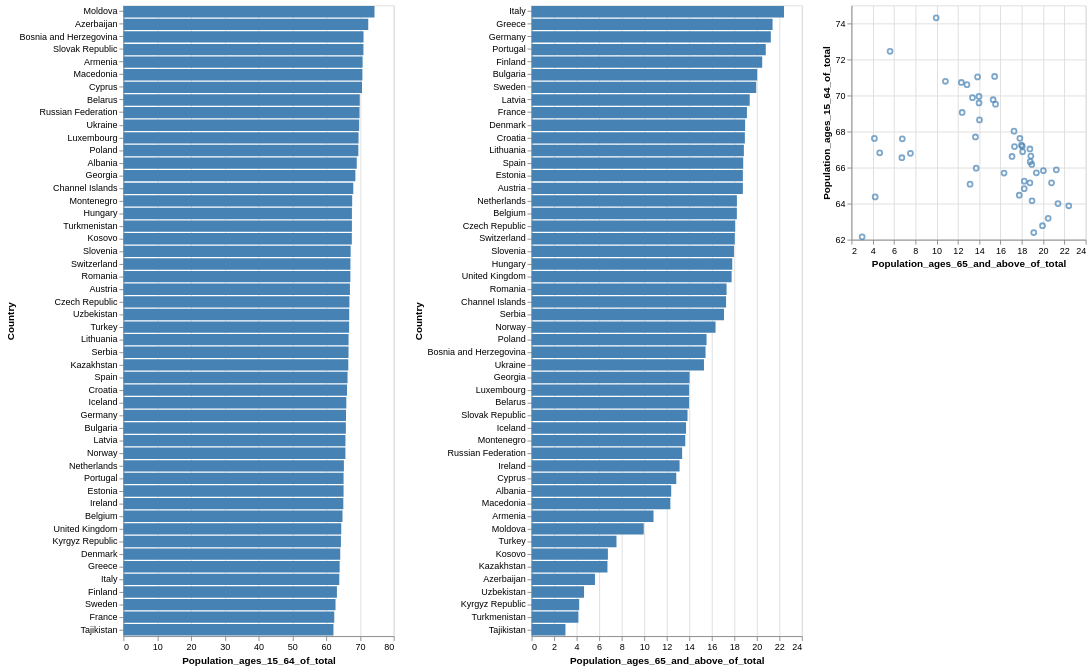

Vega-Lite specification for this chart:
### Vega specification from a JSON file in a GitHub repository (floating-point values rounded to 4 significant figures)
{"$schema": "https://vega.github.io/schema/vega/v6.json", "background": "white", "padding": 5, "data": [{"name": "brush_store"}, {"name": "source_0", "values": [{"Code": "ALB", "Country": "Albania", "Population_ages_15_64_of_total": 69.06, "Population_ages_65_and_above_of_total": 12.4}, {"Code": "ARM", "Country": "Armenia", "Population_ages_15_64_of_total": 70.79, "Population_ages_65_and_above_of_total": 10.83}, {"Code": "AUT", "Country": "Austria", "Population_ages_15_64_of_total": 67.03, "Population_ages_65_and_above_of_total": 18.76}, {"Code": "AZE", "Country": "Azerbaijan", "Population_ages_15_64_of_total": 72.46, "Population_ages_65_and_above_of_total": 5.626}, {"Code": "BLR", "Country": "Belarus", "Population_ages_15_64_of_total": 69.95, "Population_ages_65_and_above_of_total": 13.98}, {"Code": "BEL", "Country": "Belgium", "Population_ages_15_64_of_total": 64.83, "Population_ages_65_and_above_of_total": 18.22}, {"Code": "BIH", "Country": "Bosnia and Herzegovina", "Population_ages_15_64_of_total": 71.06, "Population_ages_65_and_above_of_total": 15.44}, {"Code": "BGR", "Country": "Bulgaria", "Population_ages_15_64_of_total": 65.83, "Population_ages_65_and_above_of_total": 20.03}, {"Code": "CHI", "Country": "Channel Islands", "Population_ages_15_64_of_total": 68.02, "Population_ages_65_and_above_of_total": 17.27}, {"Code": "HRV", "Country": "Croatia", "Population_ages_15_64_of_total": 66.17, "Population_ages_65_and_above_of_total": 18.94}, {"Code": "CYP", "Country": "Cyprus", "Population_ages_15_64_of_total": 70.6, "Population_ages_65_and_above_of_total": 12.85}, {"Code": "CZE", "Country": "Czech Republic", "Population_ages_15_64_of_total": 66.88, "Population_ages_65_and_above_of_total": 18.08}, {"Code": "DNK", "Country": "Denmark", "Population_ages_15_64_of_total": 64.16, "Population_ages_65_and_above_of_total": 18.96}, {"Code": "EST", "Country": "Estonia", "Population_ages_15_64_of_total": 65.15, "Population_ages_65_and_above_of_total": 18.76}, {"Code": "FIN", "Country": "Finland", "Population_ages_15_64_of_total": 63.18, "Population_ages_65_and_above_of_total": 20.48}, {"Code": "FRA", "Country": "France", "Population_ages_15_64_of_total": 62.4, "Population_ages_65_and_above_of_total": 19.12}, {"Code": "GEO", "Country": "Georgia", "Population_ages_15_64_of_total": 68.65, "Population_ages_65_and_above_of_total": 14.03}, {"Code": "DEU", "Country": "Germany", "Population_ages_15_64_of_total": 65.87, "Population_ages_65_and_above_of_total": 21.24}, {"Code": "GRC", "Country": "Greece", "Population_ages_15_64_of_total": 64.0, "Population_ages_65_and_above_of_total": 21.4}, {"Code": "HUN", "Country": "Hungary", "Population_ages_15_64_of_total": 67.62, "Population_ages_65_and_above_of_total": 17.82}, {"Code": "ISL", "Country": "Iceland", "Population_ages_15_64_of_total": 65.97, "Population_ages_65_and_above_of_total": 13.71}, {"Code": "IRL", "Country": "Ireland", "Population_ages_15_64_of_total": 65.08, "Population_ages_65_and_above_of_total": 13.14}, {"Code": "ITA", "Country": "Italy", "Population_ages_15_64_of_total": 63.88, "Population_ages_65_and_above_of_total": 22.41}, {"Code": "KAZ", "Country": "Kazakhstan", "Population_ages_15_64_of_total": 66.55, "Population_ages_65_and_above_of_total": 6.736}, {"Code": "XKX", "Country": "Kosovo", "Population_ages_15_64_of_total": 67.6, "Population_ages_65_and_above_of_total": 6.776}, {"Code": "KGZ", "Country": "Kyrgyz Republic", "Population_ages_15_64_of_total": 64.37, "Population_ages_65_and_above_of_total": 4.227}, {"Code": "LVA", "Country": "Latvia", "Population_ages_15_64_of_total": 65.71, "Population_ages_65_and_above_of_total": 19.37}, {"Code": "LTU", "Country": "Lithuania", "Population_ages_15_64_of_total": 66.64, "Population_ages_65_and_above_of_total": 18.85}, {"Code": "LUX", "Country": "Luxembourg", "Population_ages_15_64_of_total": 69.58, "Population_ages_65_and_above_of_total": 13.98}, {"Code": "MDA", "Country": "Moldova", "Population_ages_15_64_of_total": 74.31, "Population_ages_65_and_above_of_total": 9.958}, {"Code": "MNE", "Country": "Montenegro", "Population_ages_15_64_of_total": 67.7, "Population_ages_65_and_above_of_total": 13.65}, {"Code": "NLD", "Country": "Netherlands", "Population_ages_15_64_of_total": 65.25, "Population_ages_65_and_above_of_total": 18.23}, {"Code": "NOR", "Country": "Norway", "Population_ages_15_64_of_total": 65.7, "Population_ages_65_and_above_of_total": 16.33}, {"Code": "POL", "Country": "Poland", "Population_ages_15_64_of_total": 69.52, "Population_ages_65_and_above_of_total": 15.53}, {"Code": "PRT", "Country": "Portugal", "Population_ages_15_64_of_total": 65.16, "Population_ages_65_and_above_of_total": 20.79}, {"Code": "ROU", "Country": "Romania", "Population_ages_15_64_of_total": 67.17, "Population_ages_65_and_above_of_total": 17.31}, {"Code": "RUS", "Country": "Russian Federation", "Population_ages_15_64_of_total": 69.88, "Population_ages_65_and_above_of_total": 13.37}, {"Code": "SRB", "Country": "Serbia", "Population_ages_15_64_of_total": 66.62, "Population_ages_65_and_above_of_total": 17.08}, {"Code": "SVK", "Country": "Slovak Republic", "Population_ages_15_64_of_total": 71.03, "Population_ages_65_and_above_of_total": 13.85}, {"Code": "SVN", "Country": "Slovenia", "Population_ages_15_64_of_total": 67.25, "Population_ages_65_and_above_of_total": 17.97}, {"Code": "ESP", "Country": "Spain", "Population_ages_15_64_of_total": 66.33, "Population_ages_65_and_above_of_total": 18.79}, {"Code": "SWE", "Country": "Sweden", "Population_ages_15_64_of_total": 62.77, "Population_ages_65_and_above_of_total": 19.94}, {"Code": "CHE", "Country": "Switzerland", "Population_ages_15_64_of_total": 67.18, "Population_ages_65_and_above_of_total": 18.04}, {"Code": "TJK", "Country": "Tajikistan", "Population_ages_15_64_of_total": 62.16, "Population_ages_65_and_above_of_total": 3.006}, {"Code": "TUR", "Country": "Turkey", "Population_ages_15_64_of_total": 66.79, "Population_ages_65_and_above_of_total": 7.539}, {"Code": "TKM", "Country": "Turkmenistan", "Population_ages_15_64_of_total": 67.62, "Population_ages_65_and_above_of_total": 4.155}, {"Code": "UKR", "Country": "Ukraine", "Population_ages_15_64_of_total": 69.77, "Population_ages_65_and_above_of_total": 15.31}, {"Code": "GBR", "Country": "United Kingdom", "Population_ages_15_64_of_total": 64.47, "Population_ages_65_and_above_of_total": 17.76}, {"Code": "UZB", "Country": "Uzbekistan", "Population_ages_15_64_of_total": 66.82, "Population_ages_65_and_above_of_total": 4.658}, {"Code": "MKD", "Country": "Macedonia", "Population_ages_15_64_of_total": 70.72, "Population_ages_65_and_above_of_total": 12.32}]}, {"name": "data_1", "source": "source_0", "transform": [{"type": "stack", "groupby": ["Country"], "field": "Population_ages_15_64_of_total", "sort": {"field": [], "order": []}, "as": ["Population_ages_15_64_of_total_start", "Population_ages_15_64_of_total_end"], "offset": "zero"}, {"type": "filter", "expr": "isValid(datum[\"Population_ages_15_64_of_total\"]) && isFinite(+datum[\"Population_ages_15_64_of_total\"])"}]}, {"name": "data_2", "source": "source_0", "transform": [{"type": "stack", "groupby": ["Country"], "field": "Population_ages_65_and_above_of_total", "sort": {"field": [], "order": []}, "as": ["Population_ages_65_and_above_of_total_start", "Population_ages_65_and_above_of_total_end"], "offset": "zero"}, {"type": "filter", "expr": "isValid(datum[\"Population_ages_65_and_above_of_total\"]) && isFinite(+datum[\"Population_ages_65_and_above_of_total\"])"}]}, {"name": "data_3", "source": "source_0", "transform": [{"type": "filter", "expr": "isValid(datum[\"Population_ages_65_and_above_of_total\"]) && isFinite(+datum[\"Population_ages_65_and_above_of_total\"]) && isValid(datum[\"Population_ages_15_64_of_total\"]) && isFinite(+datum[\"Population_ages_15_64_of_total\"])"}]}], "signals": [{"name": "concat_0_width", "value": 300}, {"name": "concat_0_height", "value": 700}, {"name": "concat_1_width", "value": 300}, {"name": "concat_1_height", "value": 700}, {"name": "concat_2_width", "value": 260}, {"name": "concat_2_height", "value": 260}, {"name": "unit", "value": {}, "on": [{"events": "pointermove", "update": "isTuple(group()) ? group() : unit"}]}, {"name": "brush", "update": "vlSelectionResolve(\"brush_store\", \"union\")"}], "layout": {"padding": 20, "bounds": "full", "align": "each"}, "marks": [{"type": "group", "name": "concat_0_group", "style": "cell", "encode": {"update": {"width": {"signal": "concat_0_width"}, "height": {"signal": "concat_0_height"}}}, "signals": [{"name": "brush_y", "value": [], "on": [{"events": {"source": "scope", "type": "pointerdown", "filter": ["!event.item || event.item.mark.name !== \"brush_brush\""]}, "update": "[y(unit), y(unit)]"}, {"events": {"source": "window", "type": "pointermove", "consume": true, "between": [{"source": "scope", "type": "pointerdown", "filter": ["!event.item || event.item.mark.name !== \"brush_brush\""]}, {"source": "window", "type": "pointerup"}]}, "update": "[brush_y[0], clamp(y(unit), 0, concat_0_height)]"}, {"events": {"signal": "brush_scale_trigger"}, "update": "[0, 0]"}, {"events": [{"source": "view", "type": "dblclick"}], "update": "[0, 0]"}, {"events": {"signal": "brush_translate_delta"}, "update": "clampRange(panLinear(brush_translate_anchor.extent_y, brush_translate_delta.y / span(brush_translate_anchor.extent_y)), 0, concat_0_height)"}, {"events": {"signal": "brush_zoom_delta"}, "update": "clampRange(zoomLinear(brush_y, brush_zoom_anchor.y, brush_zoom_delta), 0, concat_0_height)"}]}, {"name": "brush_Country", "on": [{"events": {"signal": "brush_y"}, "update": "brush_y[0] === brush_y[1] ? null : invert(\"concat_0_y\", brush_y)"}]}, {"name": "brush_scale_trigger", "value": {}, "on": [{"events": [{"scale": "concat_0_y"}], "update": "(!isArray(brush_Country) || (invert(\"concat_0_y\", brush_y)[0] === brush_Country[0] && invert(\"concat_0_y\", brush_y)[1] === brush_Country[1])) ? brush_scale_trigger : {}"}]}, {"name": "brush_tuple", "on": [{"events": [{"signal": "brush_Country"}], "update": "brush_Country ? {unit: \"concat_0\", fields: brush_tuple_fields, values: [brush_Country]} : null"}]}, {"name": "brush_tuple_fields", "value": [{"field": "Country", "channel": "y", "type": "E"}]}, {"name": "brush_translate_anchor", "value": {}, "on": [{"events": [{"source": "scope", "type": "pointerdown", "markname": "brush_brush"}], "update": "{x: x(unit), y: y(unit), extent_y: slice(brush_y)}"}]}, {"name": "brush_translate_delta", "value": {}, "on": [{"events": [{"source": "window", "type": "pointermove", "consume": true, "between": [{"source": "scope", "type": "pointerdown", "markname": "brush_brush"}, {"source": "window", "type": "pointerup"}]}], "update": "{x: brush_translate_anchor.x - x(unit), y: brush_translate_anchor.y - y(unit)}"}]}, {"name": "brush_zoom_anchor", "on": [{"events": [{"source": "scope", "type": "wheel", "consume": true, "markname": "brush_brush"}], "update": "{x: x(unit), y: y(unit)}"}]}, {"name": "brush_zoom_delta", "on": [{"events": [{"source": "scope", "type": "wheel", "consume": true, "markname": "brush_brush"}], "force": true, "update": "pow(1.001, event.deltaY * pow(16, event.deltaMode))"}]}, {"name": "brush_modify", "on": [{"events": {"signal": "brush_tuple"}, "update": "modify(\"brush_store\", brush_tuple, true)"}]}], "marks": [{"name": "brush_brush_bg", "type": "rect", "clip": true, "encode": {"enter": {"fill": {"value": "#333"}, "fillOpacity": {"value": 0.125}}, "update": {"x": [{"test": "data(\"brush_store\").length && data(\"brush_store\")[0].unit === \"concat_0\"", "value": 0}, {"value": 0}], "y": [{"test": "data(\"brush_store\").length && data(\"brush_store\")[0].unit === \"concat_0\"", "signal": "brush_y[0]"}, {"value": 0}], "x2": [{"test": "data(\"brush_store\").length && data(\"brush_store\")[0].unit === \"concat_0\"", "field": {"group": "width"}}, {"value": 0}], "y2": [{"test": "data(\"brush_store\").length && data(\"brush_store\")[0].unit === \"concat_0\"", "signal": "brush_y[1]"}, {"value": 0}]}}}, {"name": "concat_0_marks", "type": "rect", "style": ["bar"], "interactive": true, "from": {"data": "data_1"}, "encode": {"update": {"fill": [{"test": "length(data(\"brush_store\")) && vlSelectionTest(\"brush_store\", datum)", "value": "goldenrod"}, {"value": "steelblue"}], "ariaRoleDescription": {"value": "bar"}, "description": {"signal": "\"Population_ages_15_64_of_total: \" + (format(datum[\"Population_ages_15_64_of_total\"], \"\")) + \"; Country: \" + (isValid(datum[\"Country\"]) ? isArray(datum[\"Country\"]) ? join(datum[\"Country\"], ' ') : datum[\"Country\"] : \"\"+datum[\"Country\"])"}, "x": {"scale": "concat_0_x", "field": "Population_ages_15_64_of_total_end"}, "x2": {"scale": "concat_0_x", "field": "Population_ages_15_64_of_total_start"}, "y": {"scale": "concat_0_y", "field": "Country"}, "height": {"signal": "max(0.25, bandwidth('concat_0_y'))"}}}}, {"name": "brush_brush", "type": "rect", "clip": true, "encode": {"enter": {"cursor": {"value": "move"}, "fill": {"value": "transparent"}}, "update": {"x": [{"test": "data(\"brush_store\").length && data(\"brush_store\")[0].unit === \"concat_0\"", "value": 0}, {"value": 0}], "y": [{"test": "data(\"brush_store\").length && data(\"brush_store\")[0].unit === \"concat_0\"", "signal": "brush_y[0]"}, {"value": 0}], "x2": [{"test": "data(\"brush_store\").length && data(\"brush_store\")[0].unit === \"concat_0\"", "field": {"group": "width"}}, {"value": 0}], "y2": [{"test": "data(\"brush_store\").length && data(\"brush_store\")[0].unit === \"concat_0\"", "signal": "brush_y[1]"}, {"value": 0}], "stroke": [{"test": "brush_y[0] !== brush_y[1]", "value": "white"}, {"value": null}]}}}], "axes": [{"scale": "concat_0_x", "orient": "bottom", "gridScale": "concat_0_y", "grid": true, "tickCount": {"signal": "ceil(concat_0_width/40)"}, "domain": false, "labels": false, "aria": false, "maxExtent": 0, "minExtent": 0, "ticks": false, "zindex": 0}, {"scale": "concat_0_x", "orient": "bottom", "grid": false, "title": "Population_ages_15_64_of_total", "labelFlush": true, "labelOverlap": true, "tickCount": {"signal": "ceil(concat_0_width/40)"}, "zindex": 0}, {"scale": "concat_0_y", "orient": "left", "grid": false, "title": "Country", "zindex": 0}]}, {"type": "group", "name": "concat_1_group", "style": "cell", "encode": {"update": {"width": {"signal": "concat_1_width"}, "height": {"signal": "concat_1_height"}}}, "signals": [{"name": "brush_y", "value": [], "on": [{"events": {"source": "scope", "type": "pointerdown", "filter": ["!event.item || event.item.mark.name !== \"brush_brush\""]}, "update": "[y(unit), y(unit)]"}, {"events": {"source": "window", "type": "pointermove", "consume": true, "between": [{"source": "scope", "type": "pointerdown", "filter": ["!event.item || event.item.mark.name !== \"brush_brush\""]}, {"source": "window", "type": "pointerup"}]}, "update": "[brush_y[0], clamp(y(unit), 0, concat_1_height)]"}, {"events": {"signal": "brush_scale_trigger"}, "update": "[0, 0]"}, {"events": [{"source": "view", "type": "dblclick"}], "update": "[0, 0]"}, {"events": {"signal": "brush_translate_delta"}, "update": "clampRange(panLinear(brush_translate_anchor.extent_y, brush_translate_delta.y / span(brush_translate_anchor.extent_y)), 0, concat_1_height)"}, {"events": {"signal": "brush_zoom_delta"}, "update": "clampRange(zoomLinear(brush_y, brush_zoom_anchor.y, brush_zoom_delta), 0, concat_1_height)"}]}, {"name": "brush_Country", "on": [{"events": {"signal": "brush_y"}, "update": "brush_y[0] === brush_y[1] ? null : invert(\"concat_1_y\", brush_y)"}]}, {"name": "brush_scale_trigger", "value": {}, "on": [{"events": [{"scale": "concat_1_y"}], "update": "(!isArray(brush_Country) || (invert(\"concat_1_y\", brush_y)[0] === brush_Country[0] && invert(\"concat_1_y\", brush_y)[1] === brush_Country[1])) ? brush_scale_trigger : {}"}]}, {"name": "brush_tuple", "on": [{"events": [{"signal": "brush_Country"}], "update": "brush_Country ? {unit: \"concat_1\", fields: brush_tuple_fields, values: [brush_Country]} : null"}]}, {"name": "brush_tuple_fields", "value": [{"field": "Country", "channel": "y", "type": "E"}]}, {"name": "brush_translate_anchor", "value": {}, "on": [{"events": [{"source": "scope", "type": "pointerdown", "markname": "brush_brush"}], "update": "{x: x(unit), y: y(unit), extent_y: slice(brush_y)}"}]}, {"name": "brush_translate_delta", "value": {}, "on": [{"events": [{"source": "window", "type": "pointermove", "consume": true, "between": [{"source": "scope", "type": "pointerdown", "markname": "brush_brush"}, {"source": "window", "type": "pointerup"}]}], "update": "{x: brush_translate_anchor.x - x(unit), y: brush_translate_anchor.y - y(unit)}"}]}, {"name": "brush_zoom_anchor", "on": [{"events": [{"source": "scope", "type": "wheel", "consume": true, "markname": "brush_brush"}], "update": "{x: x(unit), y: y(unit)}"}]}, {"name": "brush_zoom_delta", "on": [{"events": [{"source": "scope", "type": "wheel", "consume": true, "markname": "brush_brush"}], "force": true, "update": "pow(1.001, event.deltaY * pow(16, event.deltaMode))"}]}, {"name": "brush_modify", "on": [{"events": {"signal": "brush_tuple"}, "update": "modify(\"brush_store\", brush_tuple, true)"}]}], "marks": [{"name": "brush_brush_bg", "type": "rect", "clip": true, "encode": {"enter": {"fill": {"value": "#333"}, "fillOpacity": {"value": 0.125}}, "update": {"x": [{"test": "data(\"brush_store\").length && data(\"brush_store\")[0].unit === \"concat_1\"", "value": 0}, {"value": 0}], "y": [{"test": "data(\"brush_store\").length && data(\"brush_store\")[0].unit === \"concat_1\"", "signal": "brush_y[0]"}, {"value": 0}], "x2": [{"test": "data(\"brush_store\").length && data(\"brush_store\")[0].unit === \"concat_1\"", "field": {"group": "width"}}, {"value": 0}], "y2": [{"test": "data(\"brush_store\").length && data(\"brush_store\")[0].unit === \"concat_1\"", "signal": "brush_y[1]"}, {"value": 0}]}}}, {"name": "concat_1_marks", "type": "rect", "style": ["bar"], "interactive": true, "from": {"data": "data_2"}, "encode": {"update": {"fill": [{"test": "length(data(\"brush_store\")) && vlSelectionTest(\"brush_store\", datum)", "value": "goldenrod"}, {"value": "steelblue"}], "ariaRoleDescription": {"value": "bar"}, "description": {"signal": "\"Population_ages_65_and_above_of_total: \" + (format(datum[\"Population_ages_65_and_above_of_total\"], \"\")) + \"; Country: \" + (isValid(datum[\"Country\"]) ? isArray(datum[\"Country\"]) ? join(datum[\"Country\"], ' ') : datum[\"Country\"] : \"\"+datum[\"Country\"])"}, "x": {"scale": "concat_1_x", "field": "Population_ages_65_and_above_of_total_end"}, "x2": {"scale": "concat_1_x", "field": "Population_ages_65_and_above_of_total_start"}, "y": {"scale": "concat_1_y", "field": "Country"}, "height": {"signal": "max(0.25, bandwidth('concat_1_y'))"}}}}, {"name": "brush_brush", "type": "rect", "clip": true, "encode": {"enter": {"cursor": {"value": "move"}, "fill": {"value": "transparent"}}, "update": {"x": [{"test": "data(\"brush_store\").length && data(\"brush_store\")[0].unit === \"concat_1\"", "value": 0}, {"value": 0}], "y": [{"test": "data(\"brush_store\").length && data(\"brush_store\")[0].unit === \"concat_1\"", "signal": "brush_y[0]"}, {"value": 0}], "x2": [{"test": "data(\"brush_store\").length && data(\"brush_store\")[0].unit === \"concat_1\"", "field": {"group": "width"}}, {"value": 0}], "y2": [{"test": "data(\"brush_store\").length && data(\"brush_store\")[0].unit === \"concat_1\"", "signal": "brush_y[1]"}, {"value": 0}], "stroke": [{"test": "brush_y[0] !== brush_y[1]", "value": "white"}, {"value": null}]}}}], "axes": [{"scale": "concat_1_x", "orient": "bottom", "gridScale": "concat_1_y", "grid": true, "tickCount": {"signal": "ceil(concat_1_width/40)"}, "domain": false, "labels": false, "aria": false, "maxExtent": 0, "minExtent": 0, "ticks": false, "zindex": 0}, {"scale": "concat_1_x", "orient": "bottom", "grid": false, "title": "Population_ages_65_and_above_of_total", "labelFlush": true, "labelOverlap": true, "tickCount": {"signal": "ceil(concat_1_width/40)"}, "zindex": 0}, {"scale": "concat_1_y", "orient": "left", "grid": false, "title": "Country", "zindex": 0}]}, {"type": "group", "name": "concat_2_group", "style": "cell", "encode": {"update": {"width": {"signal": "concat_2_width"}, "height": {"signal": "concat_2_height"}}}, "signals": [{"name": "brush_x", "value": [], "on": [{"events": {"source": "scope", "type": "pointerdown", "filter": ["!event.item || event.item.mark.name !== \"brush_brush\""]}, "update": "[x(unit), x(unit)]"}, {"events": {"source": "window", "type": "pointermove", "consume": true, "between": [{"source": "scope", "type": "pointerdown", "filter": ["!event.item || event.item.mark.name !== \"brush_brush\""]}, {"source": "window", "type": "pointerup"}]}, "update": "[brush_x[0], clamp(x(unit), 0, concat_2_width)]"}, {"events": {"signal": "brush_scale_trigger"}, "update": "[scale(\"concat_2_x\", brush_Population_ages_65_and_above_of_total[0]), scale(\"concat_2_x\", brush_Population_ages_65_and_above_of_total[1])]"}, {"events": [{"source": "view", "type": "dblclick"}], "update": "[0, 0]"}, {"events": {"signal": "brush_translate_delta"}, "update": "clampRange(panLinear(brush_translate_anchor.extent_x, brush_translate_delta.x / span(brush_translate_anchor.extent_x)), 0, concat_2_width)"}, {"events": {"signal": "brush_zoom_delta"}, "update": "clampRange(zoomLinear(brush_x, brush_zoom_anchor.x, brush_zoom_delta), 0, concat_2_width)"}]}, {"name": "brush_Population_ages_65_and_above_of_total", "on": [{"events": {"signal": "brush_x"}, "update": "brush_x[0] === brush_x[1] ? null : isArray(brush_Population_ages_65_and_above_of_total) && brush_x[0] === scale(\"concat_2_x\", brush_Population_ages_65_and_above_of_total[0]) && brush_x[1] === scale(\"concat_2_x\", brush_Population_ages_65_and_above_of_total[1]) ? brush_Population_ages_65_and_above_of_total : invert(\"concat_2_x\", brush_x)"}]}, {"name": "brush_y", "value": [], "on": [{"events": {"source": "scope", "type": "pointerdown", "filter": ["!event.item || event.item.mark.name !== \"brush_brush\""]}, "update": "[y(unit), y(unit)]"}, {"events": {"source": "window", "type": "pointermove", "consume": true, "between": [{"source": "scope", "type": "pointerdown", "filter": ["!event.item || event.item.mark.name !== \"brush_brush\""]}, {"source": "window", "type": "pointerup"}]}, "update": "[brush_y[0], clamp(y(unit), 0, concat_2_height)]"}, {"events": {"signal": "brush_scale_trigger"}, "update": "[scale(\"concat_2_y\", brush_Population_ages_15_64_of_total[0]), scale(\"concat_2_y\", brush_Population_ages_15_64_of_total[1])]"}, {"events": [{"source": "view", "type": "dblclick"}], "update": "[0, 0]"}, {"events": {"signal": "brush_translate_delta"}, "update": "clampRange(panLinear(brush_translate_anchor.extent_y, brush_translate_delta.y / span(brush_translate_anchor.extent_y)), 0, concat_2_height)"}, {"events": {"signal": "brush_zoom_delta"}, "update": "clampRange(zoomLinear(brush_y, brush_zoom_anchor.y, brush_zoom_delta), 0, concat_2_height)"}]}, {"name": "brush_Population_ages_15_64_of_total", "on": [{"events": {"signal": "brush_y"}, "update": "brush_y[0] === brush_y[1] ? null : isArray(brush_Population_ages_15_64_of_total) && brush_y[0] === scale(\"concat_2_y\", brush_Population_ages_15_64_of_total[0]) && brush_y[1] === scale(\"concat_2_y\", brush_Population_ages_15_64_of_total[1]) ? brush_Population_ages_15_64_of_total : invert(\"concat_2_y\", brush_y)"}]}, {"name": "brush_scale_trigger", "value": {}, "on": [{"events": [{"scale": "concat_2_x"}, {"scale": "concat_2_y"}], "update": "(!isArray(brush_Population_ages_65_and_above_of_total) || (+invert(\"concat_2_x\", brush_x)[0] === +brush_Population_ages_65_and_above_of_total[0] && +invert(\"concat_2_x\", brush_x)[1] === +brush_Population_ages_65_and_above_of_total[1])) && (!isArray(brush_Population_ages_15_64_of_total) || (+invert(\"concat_2_y\", brush_y)[0] === +brush_Population_ages_15_64_of_total[0] && +invert(\"concat_2_y\", brush_y)[1] === +brush_Population_ages_15_64_of_total[1])) ? brush_scale_trigger : {}"}]}, {"name": "brush_tuple", "on": [{"events": [{"signal": "brush_Population_ages_65_and_above_of_total || brush_Population_ages_15_64_of_total"}], "update": "brush_Population_ages_65_and_above_of_total && brush_Population_ages_15_64_of_total ? {unit: \"concat_2\", fields: brush_tuple_fields, values: [brush_Population_ages_65_and_above_of_total,brush_Population_ages_15_64_of_total]} : null"}]}, {"name": "brush_tuple_fields", "value": [{"field": "Population_ages_65_and_above_of_total", "channel": "x", "type": "R"}, {"field": "Population_ages_15_64_of_total", "channel": "y", "type": "R"}]}, {"name": "brush_translate_anchor", "value": {}, "on": [{"events": [{"source": "scope", "type": "pointerdown", "markname": "brush_brush"}], "update": "{x: x(unit), y: y(unit), extent_x: slice(brush_x), extent_y: slice(brush_y)}"}]}, {"name": "brush_translate_delta", "value": {}, "on": [{"events": [{"source": "window", "type": "pointermove", "consume": true, "between": [{"source": "scope", "type": "pointerdown", "markname": "brush_brush"}, {"source": "window", "type": "pointerup"}]}], "update": "{x: brush_translate_anchor.x - x(unit), y: brush_translate_anchor.y - y(unit)}"}]}, {"name": "brush_zoom_anchor", "on": [{"events": [{"source": "scope", "type": "wheel", "consume": true, "markname": "brush_brush"}], "update": "{x: x(unit), y: y(unit)}"}]}, {"name": "brush_zoom_delta", "on": [{"events": [{"source": "scope", "type": "wheel", "consume": true, "markname": "brush_brush"}], "force": true, "update": "pow(1.001, event.deltaY * pow(16, event.deltaMode))"}]}, {"name": "brush_modify", "on": [{"events": {"signal": "brush_tuple"}, "update": "modify(\"brush_store\", brush_tuple, true)"}]}], "marks": [{"name": "brush_brush_bg", "type": "rect", "clip": true, "encode": {"enter": {"fill": {"value": "#333"}, "fillOpacity": {"value": 0.125}}, "update": {"x": [{"test": "data(\"brush_store\").length && data(\"brush_store\")[0].unit === \"concat_2\"", "signal": "brush_x[0]"}, {"value": 0}], "y": [{"test": "data(\"brush_store\").length && data(\"brush_store\")[0].unit === \"concat_2\"", "signal": "brush_y[0]"}, {"value": 0}], "x2": [{"test": "data(\"brush_store\").length && data(\"brush_store\")[0].unit === \"concat_2\"", "signal": "brush_x[1]"}, {"value": 0}], "y2": [{"test": "data(\"brush_store\").length && data(\"brush_store\")[0].unit === \"concat_2\"", "signal": "brush_y[1]"}, {"value": 0}]}}}, {"name": "concat_2_marks", "type": "symbol", "style": ["point"], "interactive": true, "from": {"data": "data_3"}, "encode": {"update": {"opacity": {"value": 0.7}, "fill": {"value": "transparent"}, "stroke": [{"test": "length(data(\"brush_store\")) && vlSelectionTest(\"brush_store\", datum)", "value": "goldenrod"}, {"value": "steelblue"}], "ariaRoleDescription": {"value": "point"}, "description": {"signal": "\"Population_ages_65_and_above_of_total: \" + (format(datum[\"Population_ages_65_and_above_of_total\"], \"\")) + \"; Population_ages_15_64_of_total: \" + (format(datum[\"Population_ages_15_64_of_total\"], \"\"))"}, "x": {"scale": "concat_2_x", "field": "Population_ages_65_and_above_of_total"}, "y": {"scale": "concat_2_y", "field": "Population_ages_15_64_of_total"}}}}, {"name": "brush_brush", "type": "rect", "clip": true, "encode": {"enter": {"cursor": {"value": "move"}, "fill": {"value": "transparent"}}, "update": {"x": [{"test": "data(\"brush_store\").length && data(\"brush_store\")[0].unit === \"concat_2\"", "signal": "brush_x[0]"}, {"value": 0}], "y": [{"test": "data(\"brush_store\").length && data(\"brush_store\")[0].unit === \"concat_2\"", "signal": "brush_y[0]"}, {"value": 0}], "x2": [{"test": "data(\"brush_store\").length && data(\"brush_store\")[0].unit === \"concat_2\"", "signal": "brush_x[1]"}, {"value": 0}], "y2": [{"test": "data(\"brush_store\").length && data(\"brush_store\")[0].unit === \"concat_2\"", "signal": "brush_y[1]"}, {"value": 0}], "stroke": [{"test": "brush_x[0] !== brush_x[1] && brush_y[0] !== brush_y[1]", "value": "white"}, {"value": null}]}}}], "axes": [{"scale": "concat_2_x", "orient": "bottom", "gridScale": "concat_2_y", "grid": true, "tickCount": {"signal": "ceil(concat_2_width/40)"}, "domain": false, "labels": false, "aria": false, "maxExtent": 0, "minExtent": 0, "ticks": false, "zindex": 0}, {"scale": "concat_2_y", "orient": "left", "gridScale": "concat_2_x", "grid": true, "tickCount": {"signal": "ceil(concat_2_height/40)"}, "domain": false, "labels": false, "aria": false, "maxExtent": 0, "minExtent": 0, "ticks": false, "zindex": 0}, {"scale": "concat_2_x", "orient": "bottom", "grid": false, "title": "Population_ages_65_and_above_of_total", "labelFlush": true, "labelOverlap": true, "tickCount": {"signal": "ceil(concat_2_width/40)"}, "zindex": 0}, {"scale": "concat_2_y", "orient": "left", "grid": false, "title": "Population_ages_15_64_of_total", "labelOverlap": true, "tickCount": {"signal": "ceil(concat_2_height/40)"}, "zindex": 0}]}], "scales": [{"name": "concat_0_x", "type": "linear", "domain": {"data": "data_1", "fields": ["Population_ages_15_64_of_total_start", "Population_ages_15_64_of_total_end"]}, "range": [0, {"signal": "concat_0_width"}], "nice": true, "zero": true}, {"name": "concat_0_y", "type": "band", "domain": {"data": "source_0", "field": "Country", "sort": {"op": "sum", "field": "Population_ages_15_64_of_total", "order": "descending"}}, "range": [0, {"signal": "concat_0_height"}], "paddingInner": 0.1, "paddingOuter": 0.05}, {"name": "concat_1_x", "type": "linear", "domain": {"data": "data_2", "fields": ["Population_ages_65_and_above_of_total_start", "Population_ages_65_and_above_of_total_end"]}, "range": [0, {"signal": "concat_1_width"}], "nice": true, "zero": true}, {"name": "concat_1_y", "type": "band", "domain": {"data": "source_0", "field": "Country", "sort": {"op": "sum", "field": "Population_ages_65_and_above_of_total", "order": "descending"}}, "range": [0, {"signal": "concat_1_height"}], "paddingInner": 0.1, "paddingOuter": 0.05}, {"name": "concat_2_x", "type": "linear", "domain": {"data": "data_3", "field": "Population_ages_65_and_above_of_total"}, "range": [0, {"signal": "concat_2_width"}], "zero": false, "nice": true}, {"name": "concat_2_y", "type": "linear", "domain": {"data": "data_3", "field": "Population_ages_15_64_of_total"}, "range": [{"signal": "concat_2_height"}, 0], "zero": false, "nice": true}]}
